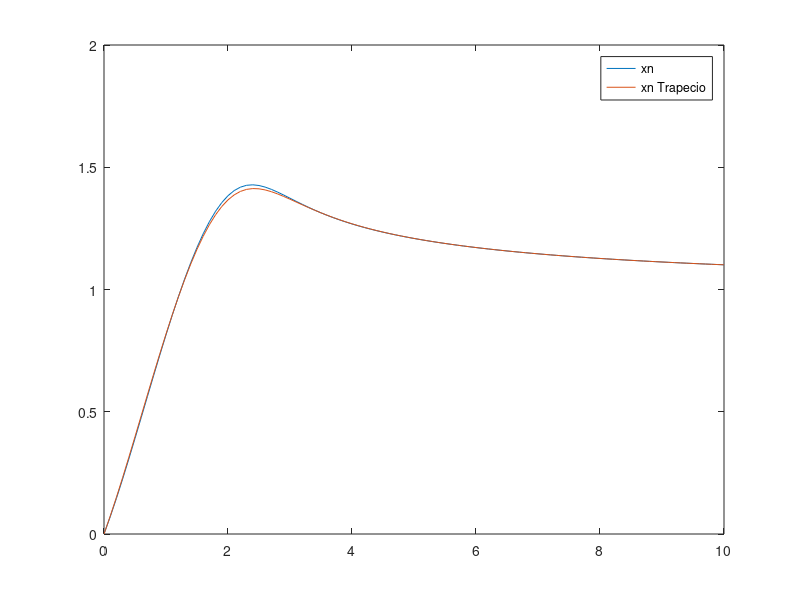

Write MATLAB code to recreate this figure.
clc; clear all; more off;
function y = f(t, x, x1)
    y = fsolve(@(u) u^2 + t * x - exp(-u) - t, x1);
endfunction

a = 0; b = 10; mu = 0; 
h = 0.1;

disp("Ejercicio 5")
x1 = f(a, mu, 0);

N = round((b - a) / h);
t = a * ones(1, N + 1);
x = mu * ones(1, N + 1);

for n = 1:N
    x(n + 1) = x(n) + h * f(t(n), x(n), x1);
    t(n + 1) = t(n) + h;
    x1 = (x(n + 1) - x(n)) / h; # proxima semilla
endfor

figure(1); clf; 
plot(t, x, ";xn;");
hold on
disp("==== FIN ================================================")

clear all;
disp("Ejercicio 6")

function y = f(t, x, x1)
    y = fsolve(@(u) u^2 + t * x - exp(-u) - t, x1);
endfunction

a = 0; b = 10; mu = 0; h = 0.1;
% necesitamos x'(t0) para empezar

x1 = f(a, mu, 0);

N = round((b - a) / h);
t = a * ones(1, N + 1);
x = mu * ones(1, N + 1);
% t = t + h * 0:h:N
for n = 1:N
    fn = f(t(n), x(n), x1);
    x(n + 1) = fsolve(@(w) x(n) + h / 2 * (fn + f(t(n) + h, w, x1)) - w, x(n));
    t(n + 1) = t(n) + h;
    x1 = (x(n + 1) - x(n)) / h;
endfor

plot(t, x, ";xn Trapecio;")
hold off

disp("==== FIN ====")
